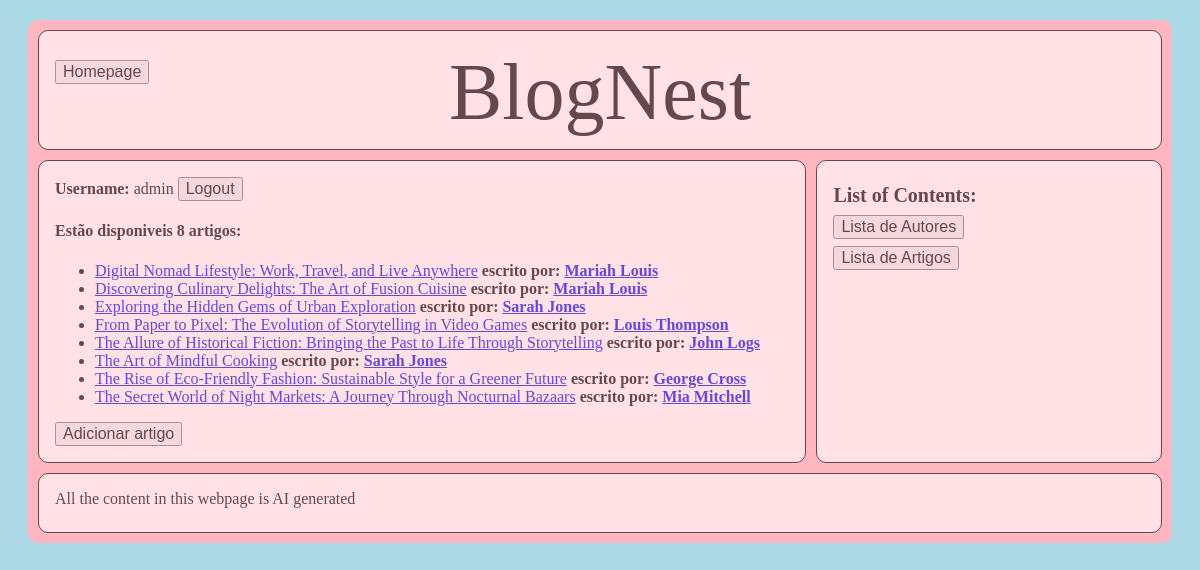
The page /artigos/ (signed in) on the database its author committed.
### artigos/models.py (models this page shows, shortened)
class Artigo(models.Model):
    titulo = models.CharField(max_length = 150)
    resumo = models.TextField(blank = True)
    texto = models.TextField(blank = True, null = True)
    link = models.URLField()
    data_de_publicacao = models.IntegerField(verbose_name = 'Data de Publicação')
    autor = models.ManyToManyField(Autor, related_name = 'artigo')

class Autor(models.Model):
    nome = models.CharField(max_length = 100)
    info = models.TextField(blank = True)
    foto = models.ImageField(upload_to='blognest_fotos', null = True, blank = True)

### artigos/views.py (the view)
# urls.py: path('', views.index_view, name='index'),
def index_view(request):
    context = {
        'artigos' : Artigo.objects.all().order_by('titulo'),
    }
    return render(request, "artigos/index.html", context)

### artigos/templates/artigos/index.html
{% extends 'artigos/layout.html' %}
{% block content %}
    <h4>Estão disponiveis {{ artigos|length }} artigos:</h4>
    <ul>
    {% for artigo in artigos %}
        <li>
            <a href="{% url 'artigos:artigo' artigo.id %}"><bold>{{ artigo.titulo }}</bold></a><b> escrito por:</b>
            {% for autor in artigo.autor.all %}
                {% if not forloop.last %}
                     <a href="{% url 'artigos:autor' autor.id %}"><b>{{ autor.nome }}, </b></a>
                {% else %}
                    <a href="{% url 'artigos:autor' autor.id %}"><b>{{ autor.nome }}</b></a>
                {% endif %}
            {% endfor %}
        </li>
    {% endfor %}
    </ul>
    {% if request.user.is_authenticated %}
    <a href = "{% url 'artigos:novo_artigo' %}"><button>Adicionar artigo</button></a>
    {% endif %}
{% endblock %}

### artigos/templates/artigos/layout.html (shortened to what this page needs)
<html>
    {% if request.user.is_authenticated %}
    <head>
        <link rel="stylesheet" href="/static/artigos/estilos.css">
    </head>
    <body>
        <div class="contentor">
            <header>
                <a class = "home-button" href="{% url 'autenticacao:index' %}"><button>Homepage</button></a>
                BlogNest
            </header>
            <aside>
                <div class = "list-of-contents">
                    <div id = "contents">List of Contents:</div>
                    <div><a href="{% url 'artigos:autores' %}"><button>Lista de Autores</button></a></div>
                    <div><a href="{% url 'artigos:index' %}"><button>Lista de Artigos</button></a></div>
                </div>
            </aside>
            <main>
                {% if request.user.is_authenticated %}
                    <b>Username:</b> {{request.user.username}}
                    <a href="{% url 'autenticacao:logout' %}"><button>Logout</button></a>
                {% else %}
                    <a href="{% url 'autenticacao:login' %}"><button>Login</button></a>
                    <a href="{% url 'autenticacao:registo' %}"><button>Registar</button></a>
                {% endif %}
                {% block content %}
                {% endblock %}
            </main>
            <footer>
                All the content in this webpage is AI generated
            </footer>
        </div>
    </body>
    {%endif%}
</html>

### static/artigos/estilos.css (style rules this page uses)
body { background: lightblue; color: white; }
button { font-size: 1rem; }
#contents { color: black; font-weight: bold; font-size: 20px; }
.home-button { position: absolute; top: 50px; left: 35px; padding: 10px 20px; }
div.contentor > * { background-color: white; opacity: 0.6; border: 1px solid black; padding: 1rem; border-radius: 10px; }
header { grid-area: header; color: black; font-size: 5rem; text-align: center; }
main { grid-area: main; color: black; font-size: 1rem; background-color: lightpink; }
aside { grid-area: aside; color: black; }
footer { grid-area: footer; color: black; }
div.contentor { margin: 20px; height: auto; display: grid; background-color: lightpink; border-radius: 10px; grid-template-areas: 'header header header' 'main main aside' 'footer footer footer'; gap: 10px; padding: 10px; grid-template-columns: 20vw 3fr 2fr; grid-template-rows: 15vh auto 60px; }
.list-of-contents { display: flex; flex-direction: column; justify-content: space-evenly; align-items: flex-start; height: 100px; }

### rows shown on the page
Artigo: titulo "Digital Nomad Lifestyle: Work, Travel, and Live Anywhere"
Autor: nome "Mariah Louis"
Artigo: titulo "Discovering Culinary Delights: The Art of Fusion Cuisine"
Artigo: titulo "Exploring the Hidden Gems of Urban Exploration"
Autor: nome "Sarah Jones"
Artigo: titulo "From Paper to Pixel: The Evolution of Storytelling in Video Games"
Autor: nome "Louis Thompson"
Artigo: titulo "The Allure of Historical Fiction: Bringing the Past to Life Through Storytelling"
Autor: nome "John Logs"
Artigo: titulo "The Art of Mindful Cooking"
Artigo: titulo "The Rise of Eco-Friendly Fashion: Sustainable Style for a Greener Future"
Autor: nome "George Cross"
Artigo: titulo "The Secret World of Night Markets: A Journey Through Nocturnal Bazaars"
Autor: nome "Mia Mitchell"

### other values the page prints
{{ request.user.username }} "admin"
{{ artigos|length }} "8"
